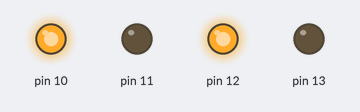
Bench run of a sketch on a simulated Arduino Uno, built with avr-gcc and run on an emulated ATmega328P. Shown: output pins drawn as LEDs (lit = HIGH).

Above: at 0.1 s.
Timing chart, 0 to 1.6 s (numbered marks = the images above):
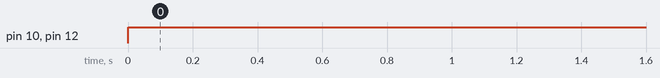

Measured:
- by itself, pin 10, pin 12: LOW → HIGH at 0.00 s

The sketch:

sketch_oct26b.ino
```cpp
#define fthold 5     // Threshold value in front direction
#define rthold 5     // Threshold value in right direction
#define lthold 5     // Threshold vlaue in left direction
#define bthold 5     // Threshold vlaue in back direction

// Front US sensor.
const int trigPinf = 7;
const int echoPinf = 3;

// Right US sensor.
const int trigPinr = 8;
const int echoPinr = 5;

 // Left US sensor.
const int trigPinl =  4;
const int echoPinl =  9;

 // Back US sensor.
const int trigPinb =  2;
const int echoPinb =  6;

void setup() {
  pinMode(trigPinf,OUTPUT);
  pinMode(echoPinf,INPUT);
  pinMode(trigPinr,OUTPUT);
  pinMode(echoPinr,INPUT);
  pinMode(trigPinl,OUTPUT);
  pinMode(echoPinl,INPUT);
  pinMode(trigPinb,OUTPUT);
  pinMode(echoPinb,INPUT);
  pinMode(10,OUTPUT);
  pinMode(11,OUTPUT);
  pinMode(12,OUTPUT);
  pinMode(13,OUTPUT);

}

void loop() {
      digitalWrite(10,HIGH);
      digitalWrite(11,LOW);
      digitalWrite(12,HIGH);
      digitalWrite(13,LOW);
}
```
